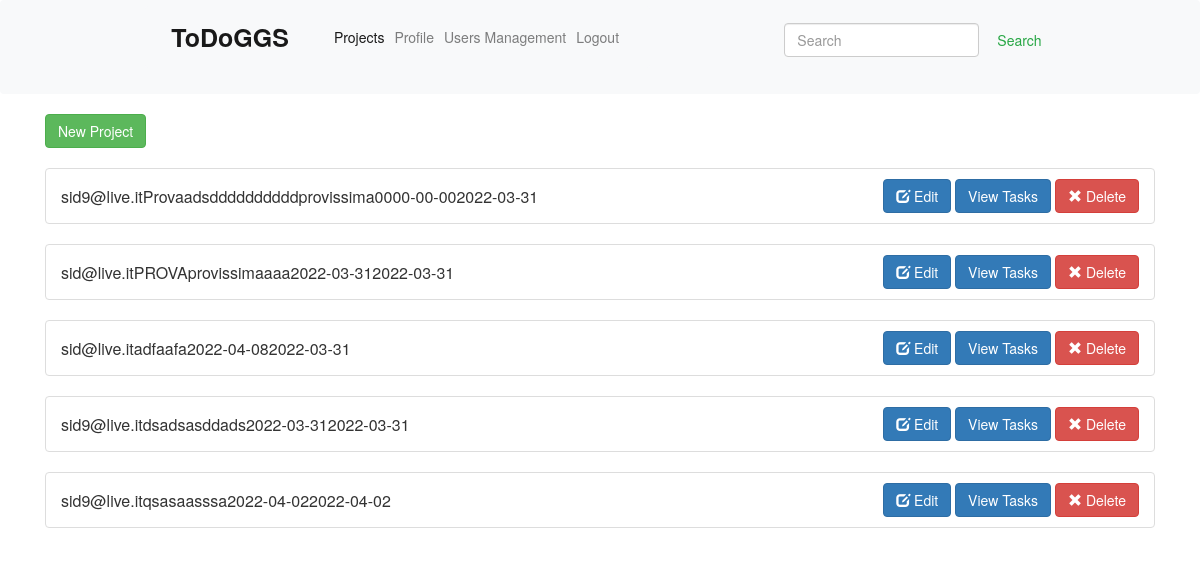
The page /View/elenco_progetti.php (signed in) on the database as committed earlier.
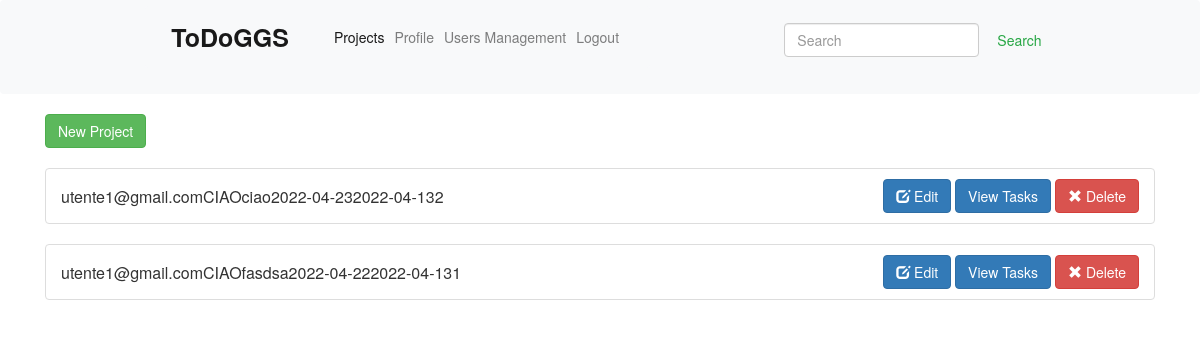
The same page on the database as committed later.
### tables this page shows
CREATE TABLE `progetto` (
  `ID_Progetto` int(11) UNSIGNED NOT NULL,
  `Leader` varchar(60) NOT NULL,
  `NomeP` varchar(32) NOT NULL,
  `DescrizioneP` varchar(100) NOT NULL,
  `DataScadenzaP` date NOT NULL,
  `DataCreazioneP` date NOT NULL,
  `Privacy` int(11) NOT NULL
);

### Controller/db_handler.php (called while the page is built, shortened)
<?php
    class db_handler {
        private $servername;
        private $username;
        private $dbname;
        private $connection;
        public function __construct() {
            $this->servername = "localhost";
            $this->username = "root";
            $this->dbname = "db_desarrollo";
        }
        public function getConnection(){
            return $this->connection;
        }
        public function startConnection() {
            $this->connection = new mysqli($this->servername, $this->username, "", $this->dbname);
        }
    }
?>

### Controller/db_progetto.php (called while the page is built, shortened)
<?php
    require 'C:/xampp/htdocs/desarrollo/Model/progetto.php';
    class db_progetto extends db_handler{
        public function getAllProgetti(){
            $sql = "SELECT * FROM progetto ORDER BY ID_Progetto, DataCreazioneP, NomeP, Leader";
            $result = $this->getConnection()->query($sql);
            $array = array();
            if($result) {
                if ($result->num_rows == 0) {
                    return false;
                } else {
                    for ($i = 0; $i < $result->num_rows; $i++) {
                        $row = $result->fetch_assoc();
                        $project = new progetto($row);
                        $array[] = $project;
                    }
                }
            } else{
                echo "Error in ".$sql."<br>".$this->startConnection()->error;
            }
            return $array;
        }
    }
?>

### Model/progetto.php (called while the page is built)
<?php
    class progetto{
        private $ID_Progetto;
        private $Leader;
        private $NomeP;
        private $DescrizioneP;
        private $DataScadenzaP;
        private $DataCreazioneP;
        private $Privacy;
        public function __construct($array){
            if(array_key_exists('ID_Progetto', $array))
                $this->ID_Progetto = $array['ID_Progetto'];
            if (!empty($array['Leader'])) {
                $this->Leader = $array['Leader'];
            }
            $this->NomeP = $array['NomeP'];
            $this->DescrizioneP = $array['DescrizioneP'];
            $this->DataScadenzaP = $array['DataScadenzaP'];
            $this->DataCreazioneP = $array['DataCreazioneP'];
            $this->Privacy = $array['Privacy'];
        }
        public function getId(){
            return $this->ID_Progetto;
        }
        public function getLeader(){
            return $this->Leader;
        }
        public function getNomeP(){
            return $this->NomeP;
        }
        public function getDescrizioneP(){
            return $this->DescrizioneP;
        }
        public function getDataScadenzaP(){
            return $this->DataScadenzaP;
        }
        public function getDataCreazioneP(){
            return $this->DataCreazioneP;
        }
        public function getPrivacy(){
            return $this->Privacy;
        }
    }
?>

### View/elenco_progetti.php (the view, shortened to what the changed rows need)
<?php
    require 'C:/xampp/htdocs/desarrollo/Controller/db_handler.php';
    require "C:/xampp/htdocs/desarrollo/Controller/db_progetto.php";
    $progetti = new db_progetto();
    if(strcmp($_SESSION['ruolo'], "U") == 0) {
        $array = $progetti->getAllProgettiUtente($_SESSION['mail']);
    } else {
        $array = $progetti->getAllProgetti();
    }
?>
<html>
    <head>
        <link rel="stylesheet" href="https://cdn.jsdelivr.net/npm/bootstrap@4.0.0/dist/css/bootstrap.min.css">
        <link href="//maxcdn.bootstrapcdn.com/bootstrap/3.2.0/css/bootstrap.min.css" rel="stylesheet" type="text/css" />
    </head>
    <body>
        <br>
        <?php
            if($array == false){
                echo "<b>Nessun progetto trovato</b>";
            } else {
                foreach ($array as $value) {
        ?>
                    <div class="container">
                        <ul class="list-group">
                            <li class="list-group-item clearfix">
                                    <span style="position:absolute; top:30%;">
                                        <?php echo "<table>";
                                                if(strcmp($_SESSION['ruolo'], "A") == 0){
                                                    echo "<tr><td>
                                                        ".$value->getLeader()."
                                                        </td>";
                                                }
                                                echo "<td>
                                                    ".$value->getNomeP()."
                                                    </td><td>
                                                    ".$value->getDescrizioneP()."
                                                    </td><td>
                                                    ".$value->getDataScadenzaP()."
                                                    </td><td>
                                                    ".$value->getDataCreazioneP()."
                                                    </td><td>
                                                    ".$value->getPrivacy()."
                                                    </td></tr>
                                                    </table>";
                                        ?>
                                    </span>
                                    <span class="pull-right button-group">
                                        <a href='modifica_progetto.php?id=<?php echo $value->getId();?>' class="btn btn-primary"><span class="glyphicon glyphicon-edit"></span> Edit</a>
                                        <a href='elenco_task.php?id=<?php echo $value->getId();?>' class="btn btn-primary"> View Tasks</a>
                                    <a href='elimina_progetto.php?id=<?php echo $value->getId();?>' class="btn btn-danger"><span class="glyphicon glyphicon-remove"></span> Delete</a>
                                    </span>
                            </li>
                        </ul>
                    </div>
            <?php
                }
            }
            ?>
    </body>
</html>

Rows that differ between the two databases and show on the page:
removed progetto: Leader "sid9@live.it", NomeP "Provaadsdddddddddd", DescrizioneP "provissima", DataScadenzaP "0000-00-00", DataCreazioneP "2022-03-31"
removed progetto: Leader "sid@live.it", NomeP "PROVA", DescrizioneP "provissimaaaa", DataScadenzaP "2022-03-31", DataCreazioneP "2022-03-31"
removed progetto: Leader "sid@live.it", NomeP "adfa", DescrizioneP "afa", DataScadenzaP "2022-04-08", DataCreazioneP "2022-03-31"
removed progetto: Leader "sid9@live.it", NomeP "dsads", DescrizioneP "asddads", DataScadenzaP "2022-03-31", DataCreazioneP "2022-03-31"
removed progetto: Leader "sid9@live.it", NomeP "qsasa", DescrizioneP "asssa", DataScadenzaP "2022-04-02", DataCreazioneP "2022-04-02"
added progetto: Leader "utente1@gmail.com", NomeP "CIAO", DescrizioneP "ciao", DataScadenzaP "2022-04-23", DataCreazioneP "2022-04-13", Privacy "2"
added progetto: Leader "utente1@gmail.com", NomeP "CIAO", DescrizioneP "fasdsa", DataScadenzaP "2022-04-22", DataCreazioneP "2022-04-13", Privacy "1"
